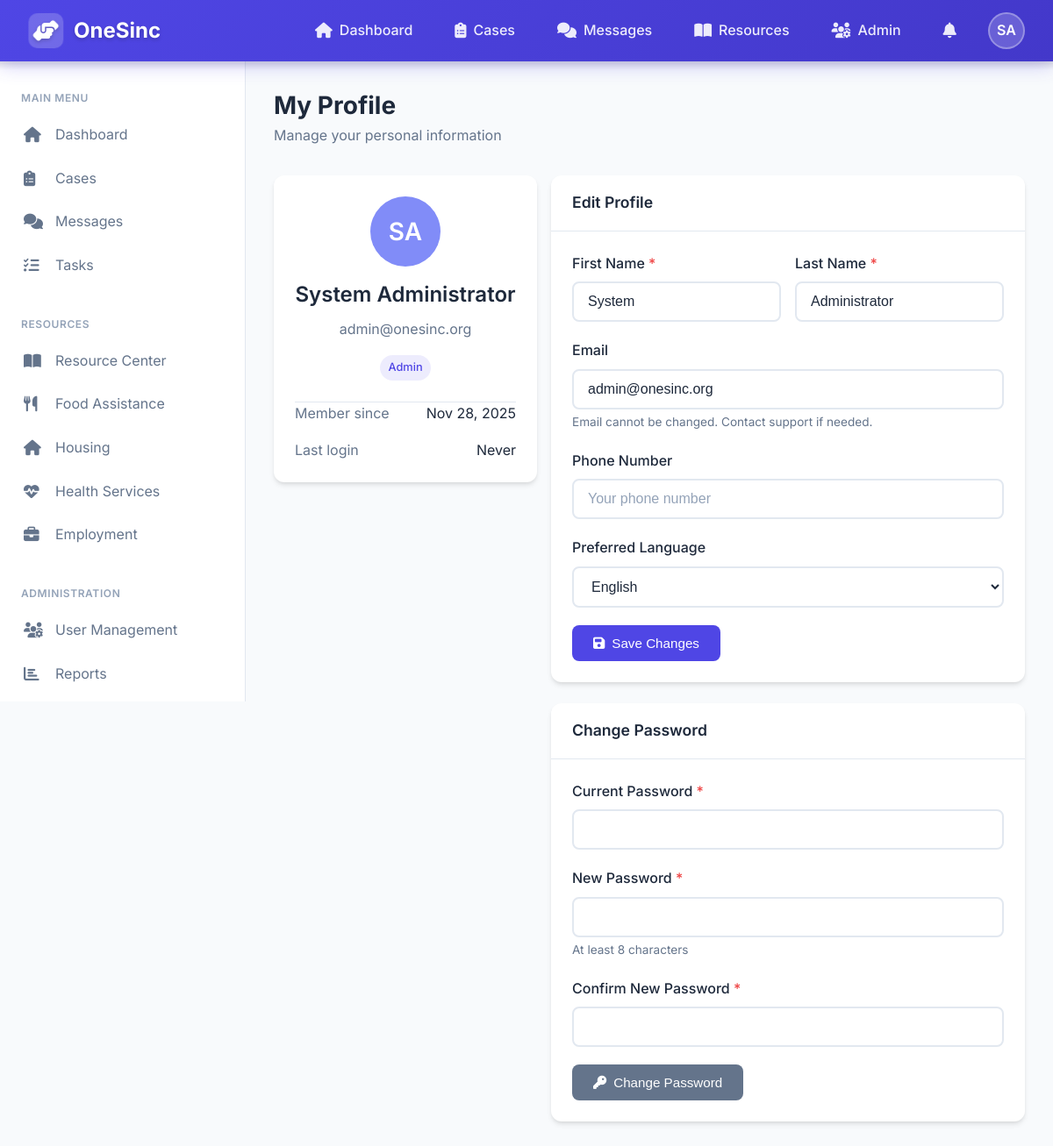
The app's page /profile.php (signed in) with its own data.
### tables this page shows
CREATE TABLE IF NOT EXISTS users (
    id INT PRIMARY KEY AUTO_INCREMENT,
    email VARCHAR(255) UNIQUE NOT NULL,
    password_hash VARCHAR(255) NOT NULL,
    first_name VARCHAR(100) NOT NULL,
    last_name VARCHAR(100) NOT NULL,
    phone VARCHAR(20),
    role ENUM('client', 'helper', 'admin') DEFAULT 'client',
    profile_image VARCHAR(255),
    language_preference VARCHAR(10) DEFAULT 'en',
    accessibility_settings JSON,
    is_active BOOLEAN DEFAULT TRUE,
    email_verified BOOLEAN DEFAULT FALSE,
    created_at TIMESTAMP DEFAULT CURRENT_TIMESTAMP,
    updated_at TIMESTAMP DEFAULT CURRENT_TIMESTAMP ON UPDATE CURRENT_TIMESTAMP,
    last_login TIMESTAMP NULL
);

### includes/functions.php (called while the page is built, shortened)
<?php
function getCurrentUserRole() {
    return $_SESSION['user_role'] ?? null;
}
function formatDate($date, $format = 'M j, Y') {
    return date($format, strtotime($date));
}
function getFullName($user) {
    return $user['first_name'] . ' ' . $user['last_name'];
}
function getInitials($user) {
    $first = !empty($user['first_name']) ? substr($user['first_name'], 0, 1) : '';
    $last = !empty($user['last_name']) ? substr($user['last_name'], 0, 1) : '';
    $initials = strtoupper($first . $last);
    return $initials ?: '?';
}
function splitFullName($fullName) {
    $parts = explode(' ', trim($fullName));
    return [
        'first_name' => $parts[0] ?? '',
        'last_name' => isset($parts[1]) ? implode(' ', array_slice($parts, 1)) : ''
    ];
}

### config/database.php (called while the page is built, shortened)
<?php
function getDBConnection() {
    static $pdo = null;
    if ($pdo === null) {
        $dsn = "mysql:host=" . DB_HOST . ";dbname=" . DB_NAME . ";charset=" . DB_CHARSET;
        try {
            $pdo = new PDO($dsn, DB_USER, DB_PASS, PDO_OPTIONS);
        } catch (PDOException $e) {
            error_log("Database connection failed: " . $e->getMessage());
            return null;
        }
    }
    return $pdo;
}
function executeQuery($sql, $params = []) {
    $pdo = getDBConnection();
    try {
        $stmt = $pdo->prepare($sql);
        $stmt->execute($params);
        return $stmt;
    } catch (PDOException $e) {
        error_log("Query execution failed: " . $e->getMessage());
        return false;
    }
}

### includes/auth.php (called while the page is built, shortened)
<?php
require_once __DIR__ . '/../config/database.php';
function getUserById($userId) {
    $sql = "SELECT * FROM users WHERE id = ?";
    $stmt = executeQuery($sql, [$userId]);
    return $stmt ? $stmt->fetch() : false;
}

### profile.php (the view, shortened to what this page needs)
<?php
$userId = getCurrentUserId();
$user = getUserById($userId);
include __DIR__ . '/templates/header.php';
?>
<div class="page-header">
    <h1 class="page-title">My Profile</h1>
    <p class="page-subtitle">Manage your personal information</p>
</div>
<div class="d-flex gap-2" style="flex-wrap: wrap;">
    <div style="width: 300px;">
        <div class="card">
            <div class="card-body text-center">
                <div class="avatar avatar-xl" style="margin: 0 auto 1rem;">
                    <?php echo getInitials($user); ?>
                </div>
                <h3><?php echo htmlspecialchars(getFullName($user)); ?></h3>
                <p style="color: var(--text-secondary);"><?php echo htmlspecialchars($user['email']); ?></p>
                <span class="badge badge-primary"><?php echo ucfirst($userRole); ?></span>
                <div class="mt-3 pt-3" style="border-top: 1px solid var(--border-color);">
                    <div class="d-flex justify-between mb-2">
                        <span style="color: var(--text-secondary);">Member since</span>
                        <span><?php echo formatDate($user['created_at']); ?></span>
                    </div>
                    <div class="d-flex justify-between">
                        <span style="color: var(--text-secondary);">Last login</span>
                        <span><?php echo $user['last_login'] ? formatDateTime($user['last_login']) : 'Never'; ?></span>
                    </div>
                </div>
            </div>
        </div>
    </div>
    <div class="flex-1" style="min-width: 400px;">
        <div class="card">
            <div class="card-header">
                <h3 class="card-title">Edit Profile</h3>
            </div>
            <div class="card-body">
                <form method="POST">
                    <div class="d-flex gap-2">
                        <div class="form-group flex-1">
                            <label class="form-label required">First Name</label>
                            <input type="text" name="first_name" class="form-control" required
                                   value="<?php echo htmlspecialchars($user['first_name']); ?>">
                        </div>
                        <div class="form-group flex-1">
                            <label class="form-label required">Last Name</label>
                            <input type="text" name="last_name" class="form-control" required
                                   value="<?php echo htmlspecialchars($user['last_name']); ?>">
                        </div>
                    </div>
                    <div class="form-group">
                        <label class="form-label">Email</label>
                        <input type="email" class="form-control" value="<?php echo htmlspecialchars($user['email']); ?>" disabled>
                        <div class="form-help">Email cannot be changed. Contact support if needed.</div>
                    </div>
                    <div class="form-group">
                        <label class="form-label">Phone Number</label>
                        <input type="tel" name="phone" class="form-control" placeholder="Your phone number"
                               value="<?php echo htmlspecialchars($user['phone'] ?? ''); ?>">
                    </div>
                    <div class="form-group">
                        <label class="form-label">Preferred Language</label>
                        <select name="language_preference" class="form-control">
                            <option value="en" <?php echo ($user['language_preference'] ?? 'en') === 'en' ? 'selected' : ''; ?>>English</option>
                        </select>
                    </div>
                    <button type="submit" class="btn btn-primary">
                        <i class="fas fa-save"></i> Save Changes
                    </button>
                </form>
            </div>
        </div>
        <div class="card mt-3">
            <div class="card-header">
                <h3 class="card-title">Change Password</h3>
            </div>
            <div class="card-body">
                <form action="api/change-password.php" method="POST" data-ajax>
                    <div class="form-group">
                        <label class="form-label required">Current Password</label>
                        <input type="password" name="current_password" class="form-control" required>
                    </div>
                    <div class="form-group">
                        <label class="form-label required">New Password</label>
                        <input type="password" name="new_password" class="form-control" required minlength="<?php echo PASSWORD_MIN_LENGTH; ?>">
                        <div class="form-help">At least <?php echo PASSWORD_MIN_LENGTH; ?> characters</div>
                    </div>
                    <div class="form-group">
                        <label class="form-label required">Confirm New Password</label>
                        <input type="password" name="confirm_password" class="form-control" required>
                    </div>
                    <button type="submit" class="btn btn-secondary">
                        <i class="fas fa-key"></i> Change Password
                    </button>
                </form>
            </div>
        </div>
    </div>
</div>
<?php include __DIR__ . '/templates/footer.php'; ?>

### templates/header.php (shortened to what this page needs)
<?php
$currentPage = basename($_SERVER['PHP_SELF'], '.php');
$userRole = getCurrentUserRole();
$userName = $_SESSION['user_name'] ?? 'User';
?>
<!DOCTYPE html>
<html lang="en">
<head>
    <link href="https://fonts.cdnfonts.com/css/opendyslexic" rel="stylesheet">
    <link rel="stylesheet" href="https://cdnjs.cloudflare.com/ajax/libs/font-awesome/6.4.0/css/all.min.css">
    <link rel="stylesheet" href="css/style.css">
</head>
<body>
    <nav class="navbar">
        <a href="dashboard.php" class="navbar-brand">
            <div class="navbar-brand-icon">
                <i class="fas fa-hands-helping"></i>
            </div>
            <span><?php echo APP_NAME; ?></span>
        </a>
        <div class="navbar-menu">
            <a href="dashboard.php" class="navbar-item <?php echo $currentPage === 'dashboard' ? 'active' : ''; ?>">
                <i class="fas fa-home"></i>
                <span>Dashboard</span>
            </a>
            <a href="requests.php" class="navbar-item <?php echo $currentPage === 'requests' ? 'active' : ''; ?>">
                <i class="fas fa-clipboard-list"></i>
                <span><?php echo $userRole === ROLE_CLIENT ? 'My Requests' : 'Cases'; ?></span>
            </a>
            <a href="messages.php" class="navbar-item <?php echo $currentPage === 'messages' ? 'active' : ''; ?>">
                <i class="fas fa-comments"></i>
                <span>Messages</span>
            </a>
            <a href="resources.php" class="navbar-item <?php echo $currentPage === 'resources' ? 'active' : ''; ?>">
                <i class="fas fa-book-open"></i>
                <span>Resources</span>
            </a>
            <?php if ($userRole === ROLE_ADMIN): ?>
                <a href="admin/users.php" class="navbar-item">
                    <i class="fas fa-users-cog"></i>
                    <span>Admin</span>
                </a>
            <?php endif; ?>
            <a href="notifications.php" class="navbar-item <?php echo $currentPage === 'notifications' ? 'active' : ''; ?>">
                <i class="fas fa-bell"></i>
            </a>
        </div>
        <div class="user-menu">
            <div class="user-avatar" data-dropdown="user-dropdown">
                <?php echo getInitials(splitFullName($userName)); ?>
            </div>
        </div>
    </nav>
    <aside class="sidebar">
        <div class="sidebar-section">
            <div class="sidebar-title">Main Menu</div>
            <ul class="sidebar-nav">
                <li>
                    <a href="dashboard.php" class="sidebar-link <?php echo $currentPage === 'dashboard' ? 'active' : ''; ?>">
                        <i class="fas fa-home"></i> Dashboard
                    </a>
                </li>
                <li>
                    <a href="requests.php" class="sidebar-link <?php echo $currentPage === 'requests' ? 'active' : ''; ?>">
                        <i class="fas fa-clipboard-list"></i> <?php echo $userRole === ROLE_CLIENT ? 'My Requests' : 'Cases'; ?>
                    </a>
                </li>
                <li>
                    <a href="messages.php" class="sidebar-link <?php echo $currentPage === 'messages' ? 'active' : ''; ?>">
                        <i class="fas fa-comments"></i> Messages
                    </a>
                </li>
                <li>
                    <a href="tasks.php" class="sidebar-link <?php echo $currentPage === 'tasks' ? 'active' : ''; ?>">
                        <i class="fas fa-tasks"></i> Tasks
                    </a>
                </li>
            </ul>
        </div>
        <div class="sidebar-section">
            <div class="sidebar-title">Resources</div>
            <ul class="sidebar-nav">
                <li>
                    <a href="resources.php" class="sidebar-link <?php echo $currentPage === 'resources' ? 'active' : ''; ?>">
                        <i class="fas fa-book-open"></i> Resource Center
                    </a>
                </li>
                <li>
                    <a href="resources.php?category=food" class="sidebar-link">
                        <i class="fas fa-utensils"></i> Food Assistance
                    </a>
                </li>
                <li>
                    <a href="resources.php?category=housing" class="sidebar-link">
                        <i class="fas fa-home"></i> Housing
                    </a>
                </li>
                <li>
                    <a href="resources.php?category=health" class="sidebar-link">
                        <i class="fas fa-heartbeat"></i> Health Services
                    </a>
                </li>
                <li>
                    <a href="resources.php?category=employment" class="sidebar-link">
                        <i class="fas fa-briefcase"></i> Employment
                    </a>
                </li>
            </ul>
        </div>
        <?php if ($userRole === ROLE_ADMIN): ?>
        <div class="sidebar-section">
            <div class="sidebar-title">Administration</div>
            <ul class="sidebar-nav">
                <li>
                    <a href="admin/users.php" class="sidebar-link">
                        <i class="fas fa-users-cog"></i> User Management
                    </a>
                </li>
                <li>
                    <a href="admin/reports.php" class="sidebar-link">
                        <i class="fas fa-chart-bar"></i> Reports
                    </a>
                </li>
                <li>
                    <a href="admin/settings.php" class="sidebar-link">
                    </a>
                </li>
            </ul>
        </div>
        <?php endif; ?>
    </aside>
    <main class="main-content">

### records on screen
users: getInitials(splitFullName($userName)) "SA", getInitials($user) "SA", getFullName($user) "System Administrator", email "admin@onesinc.org", created_at "Nov 28, 2025", first_name "System", last_name "Administrator", language_preference "English"

### other values on screen
APP_NAME "OneSinc"
$userRole "Admin"
PASSWORD_MIN_LENGTH "8"
